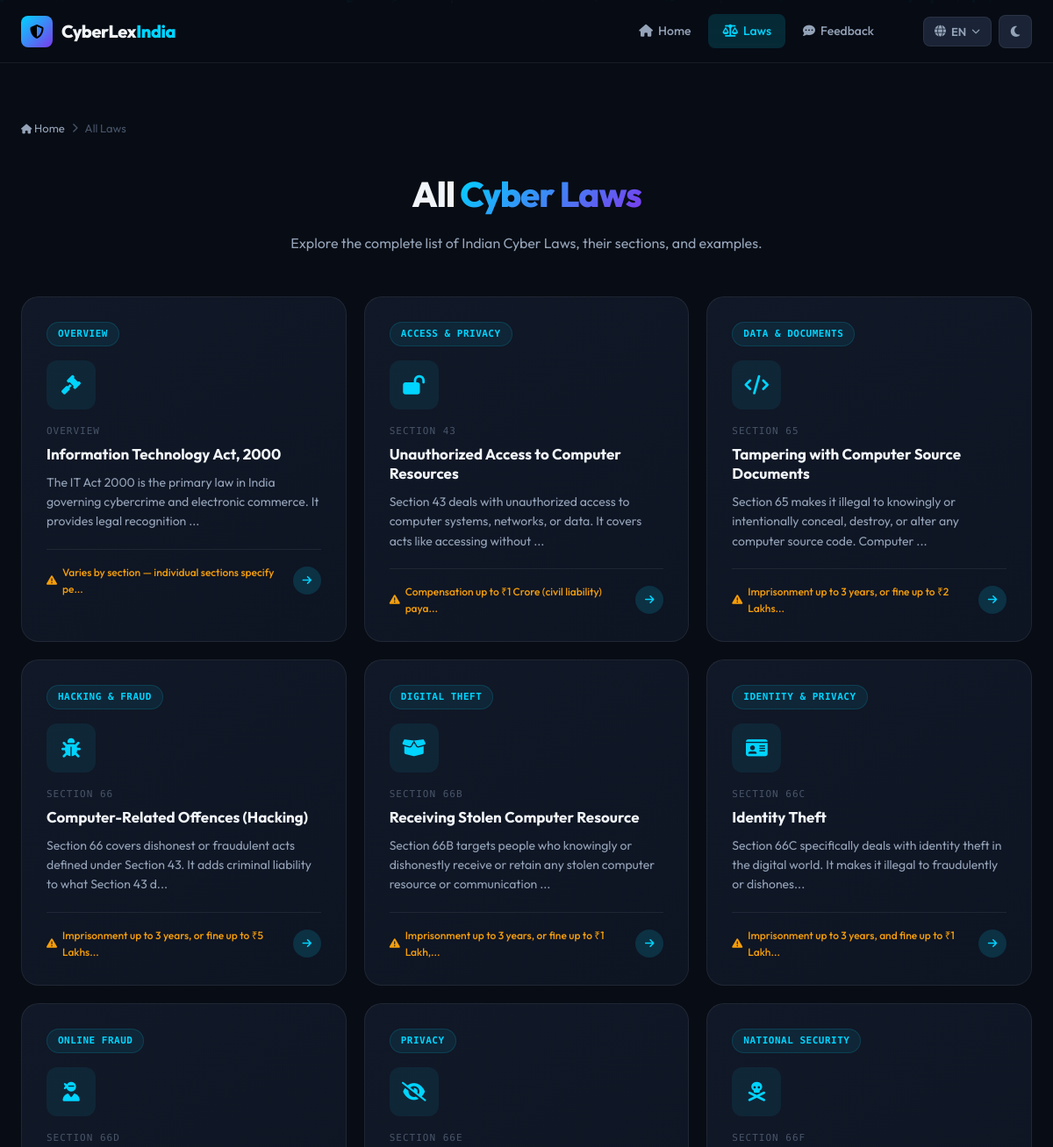
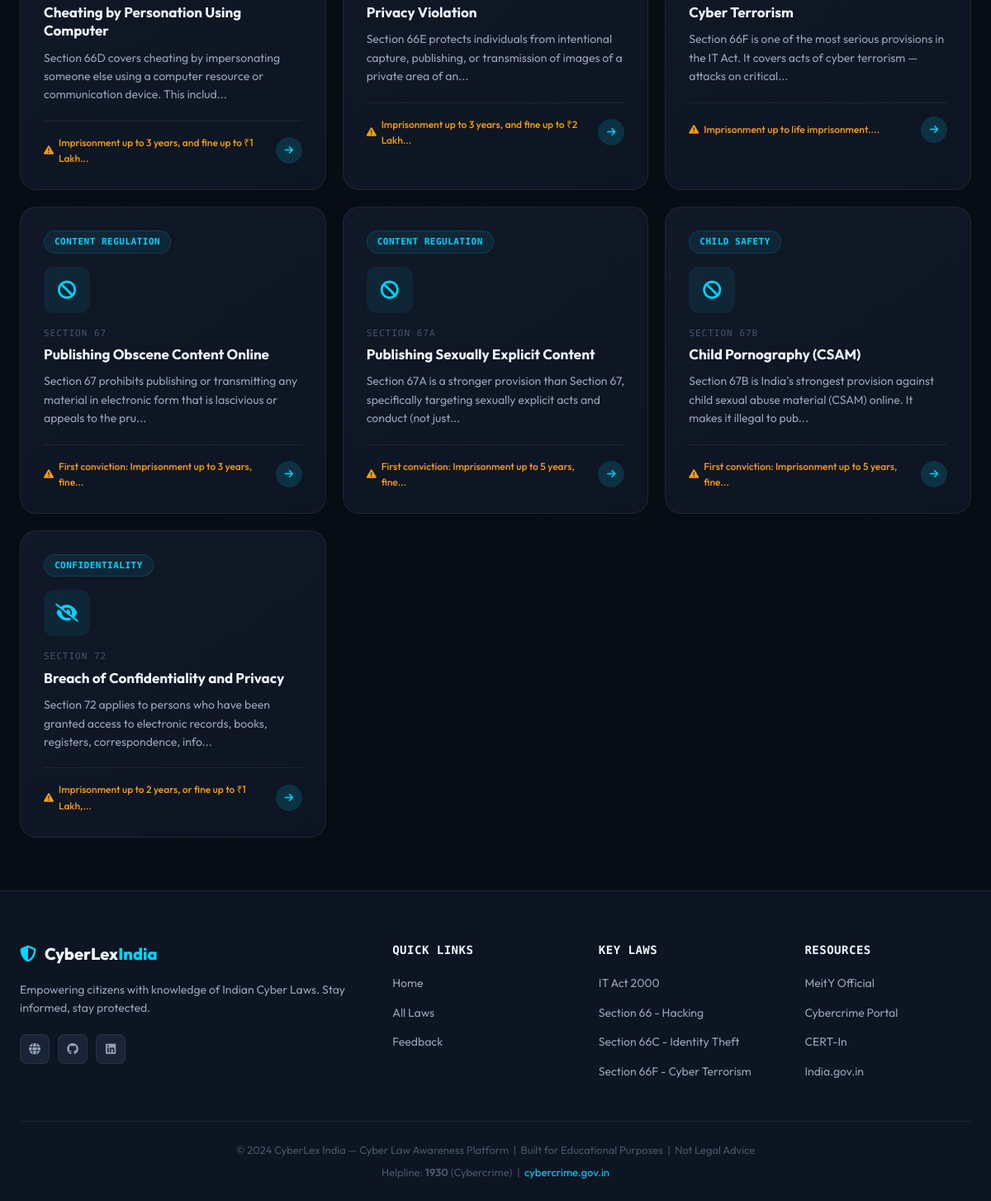
Page /laws on the committed database (2 pictures, top to bottom).
### tables this page shows
CREATE TABLE laws (
            id INTEGER PRIMARY KEY AUTOINCREMENT,
            slug TEXT UNIQUE NOT NULL,
            title TEXT NOT NULL,
            section TEXT NOT NULL,
            description TEXT NOT NULL,
            example TEXT NOT NULL,
            punishment TEXT NOT NULL,
            category TEXT NOT NULL
        );

### app.py (the view)
@app.route('/laws')
def laws():
    db = get_db()
    all_laws = db.execute('SELECT * FROM laws ORDER BY id').fetchall()
    db.close()
    return render_template('laws.html', laws=all_laws)

### app.py (called while the page is built)
def get_db():
    db = sqlite3.connect('database.db')
    db.row_factory = sqlite3.Row
    return db

### templates/laws.html (shortened to what this page needs)
{% extends "base.html" %}
{% block content %}
<div class="laws-page" style="padding: 4rem 0;">
    <div class="container">
        <div class="breadcrumb" style="margin-bottom: 2rem;">
            <a href="/"><i class="fas fa-house"></i> Home</a>
            <i class="fas fa-chevron-right"></i>
            <span>All Laws</span>
        </div>
        <div class="section-header" style="text-align: center; margin-bottom: 3rem;">
            <h2>All <span class="gradient-text">Cyber Laws</span></h2>
            <p>Explore the complete list of Indian Cyber Laws, their sections, and examples.</p>
        </div>
        <div class="laws-grid" id="lawsGrid">
            {% for law in laws %}
            <a href="/law/{{ law.slug }}" class="law-card" data-category="{{ law.category }}">
                <div class="card-badge">{{ law.category }}</div>
                <div class="card-icon">
                    {% if 'Terror' in law.title %}
                        <i class="fas fa-skull-crossbones"></i>
                    {% elif 'Identity' in law.title %}
                        <i class="fas fa-id-card"></i>
                    {% elif 'Privacy' in law.title or 'Confidentiality' in law.title %}
                        <i class="fas fa-eye-slash"></i>
                    {% elif 'Hacking' in law.title or 'Offences' in law.title %}
                        <i class="fas fa-bug"></i>
                    {% elif 'Obscene' in law.title or 'sexually' in law.title.lower() or 'pornography' in law.title.lower() %}
                        <i class="fas fa-ban"></i>
                    {% elif 'Fraud' in law.title or 'Cheating' in law.title %}
                        <i class="fas fa-user-ninja"></i>
                    {% elif 'Stolen' in law.title %}
                        <i class="fas fa-box-open"></i>
                    {% elif 'Tampering' in law.title %}
                        <i class="fas fa-code"></i>
                    {% elif 'Unauthorized' in law.title %}
                        <i class="fas fa-lock-open"></i>
                    {% else %}
                        <i class="fas fa-gavel"></i>
                    {% endif %}
                </div>
                <div class="card-content">
                    <div class="card-section-tag">{{ law.section }}</div>
                    <h3 class="card-title">{{ law.title }}</h3>
                    <p class="card-desc">{{ law.description[:120] }}...</p>
                </div>
                <div class="card-footer">
                    <span class="card-punishment-preview">
                        <i class="fas fa-exclamation-triangle"></i>
                        {{ law.punishment[:50] }}...
                    </span>
                    <span class="card-arrow"><i class="fas fa-arrow-right"></i></span>
                </div>
            </a>
            {% endfor %}
        </div>
    </div>
</div>
{% endblock %}

### rows in the picture
laws: category "OVERVIEW", section "OVERVIEW", title "Information Technology Act, 2000", description "The IT Act 2000 is the primary law in India governing cybercrime and electronic commerce. It provides legal recognition", punishment "Varies by section — individual sections specify pe"
laws: category "ACCESS & PRIVACY", section "SECTION 43", title "Unauthorized Access to Computer Resources", description "Section 43 deals with unauthorized access to computer systems, networks, or data. It covers acts like accessing without", punishment "Compensation up to ₹1 Crore (civil liability) paya"
laws: category "DATA & DOCUMENTS", section "SECTION 65", title "Tampering with Computer Source Documents", description "Section 65 makes it illegal to knowingly or intentionally conceal, destroy, or alter any computer source code. Computer", punishment "Imprisonment up to 3 years, or fine up to ₹2 Lakhs"
laws: category "HACKING & FRAUD", section "SECTION 66", title "Computer-Related Offences (Hacking)", description "Section 66 covers dishonest or fraudulent acts defined under Section 43. It adds criminal liability to what Section 43 d", punishment "Imprisonment up to 3 years, or fine up to ₹5 Lakhs"
laws: category "DIGITAL THEFT", section "SECTION 66B", title "Receiving Stolen Computer Resource", description "Section 66B targets people who knowingly or dishonestly receive or retain any stolen computer resource or communication", punishment "Imprisonment up to 3 years, or fine up to ₹1 Lakh,"
laws: category "IDENTITY & PRIVACY", section "SECTION 66C", title "Identity Theft", description "Section 66C specifically deals with identity theft in the digital world. It makes it illegal to fraudulently or dishones", punishment "Imprisonment up to 3 years, and fine up to ₹1 Lakh"
laws: category "ONLINE FRAUD", section "SECTION 66D", title "Cheating by Personation Using Computer", description "Section 66D covers cheating by impersonating someone else using a computer resource or communication device. This includ", punishment "Imprisonment up to 3 years, and fine up to ₹1 Lakh"
laws: category "PRIVACY", section "SECTION 66E", title "Privacy Violation", description "Section 66E protects individuals from intentional capture, publishing, or transmission of images of a private area of an", punishment "Imprisonment up to 3 years, and fine up to ₹2 Lakh"
laws: category "NATIONAL SECURITY", section "SECTION 66F", title "Cyber Terrorism", description "Section 66F is one of the most serious provisions in the IT Act. It covers acts of cyber terrorism — attacks on critical", punishment "Imprisonment up to life imprisonment."
laws: category "CONTENT REGULATION", section "SECTION 67", title "Publishing Obscene Content Online", description "Section 67 prohibits publishing or transmitting any material in electronic form that is lascivious or appeals to the pru", punishment "First conviction: Imprisonment up to 3 years, fine"
laws: category "CONTENT REGULATION", section "SECTION 67A", title "Publishing Sexually Explicit Content", description "Section 67A is a stronger provision than Section 67, specifically targeting sexually explicit acts and conduct (not just", punishment "First conviction: Imprisonment up to 5 years, fine"
laws: category "CHILD SAFETY", section "SECTION 67B", title "Child Pornography (CSAM)", description "Section 67B is India's strongest provision against child sexual abuse material (CSAM) online. It makes it illegal to pub", punishment "First conviction: Imprisonment up to 5 years, fine"
laws: category "CONFIDENTIALITY", section "SECTION 72", title "Breach of Confidentiality and Privacy", description "Section 72 applies to persons who have been granted access to electronic records, books, registers, correspondence, info", punishment "Imprisonment up to 2 years, or fine up to ₹1 Lakh,"
